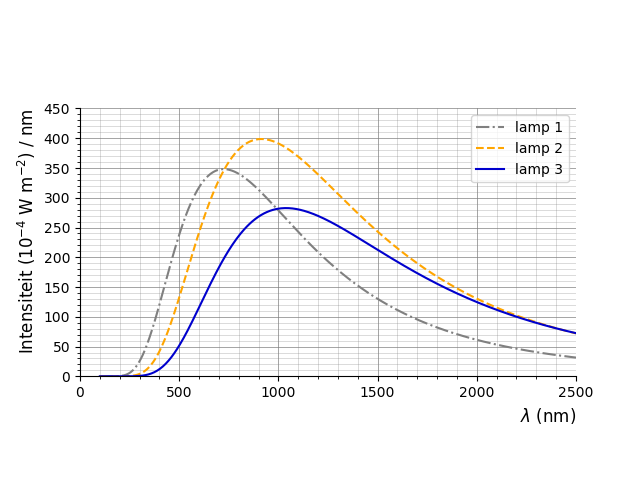

Recreate this plot in Python.
import numpy as np
import matplotlib.pyplot as plt
from math import *

def planckCurve(lam, T, I):
  h = 6.6261e-34
  c = 2.9979e8
  k = 1.38065e-23
  x = lam*1e-9 # lambda in nm
  return I*c**2/(lam**5 * (exp(h*c/(x*k*T))-1)) # in 10-4 W/m2
planck = np.vectorize(planckCurve)

# Create a numpy array of 500 entries
x = np.linspace(100, 2500, 500)

# Create the plot
fig, ax = plt.subplots()
ax.plot(x, planck(x,4000,110), color = 'grey', linestyle = 'dashdot', label="lamp 1")
ax.plot(x, planck(x,3170,403), color = 'orange', linestyle = 'dashed', label="lamp 2")
ax.plot(x, planck(x,2790,541), color = 'mediumblue', label="lamp 3")
ax.legend(loc='upper right');

# Set the axis
ax.set_xlabel("$\lambda$ (nm)", loc='right', fontsize=12)
ax.set_ylabel("Intensiteit ($10^{-4}$ W m$^{-2}$) / nm", loc='top', fontsize=12)
ax.set_xlim([0, 2500])
ax.set_ylim([0, 450])
ax.set_aspect(3)

# Show the major and minor grid lines
ax.minorticks_on()
ax.grid(which='major', color="grey", alpha=1, lw=0.5)
ax.grid(which='minor', color="grey", alpha=0.5, lw=0.4)

# Remove upper and right axes
ax.spines['right'].set_color('none')
ax.spines['top'].set_color('none')

plt.show()
